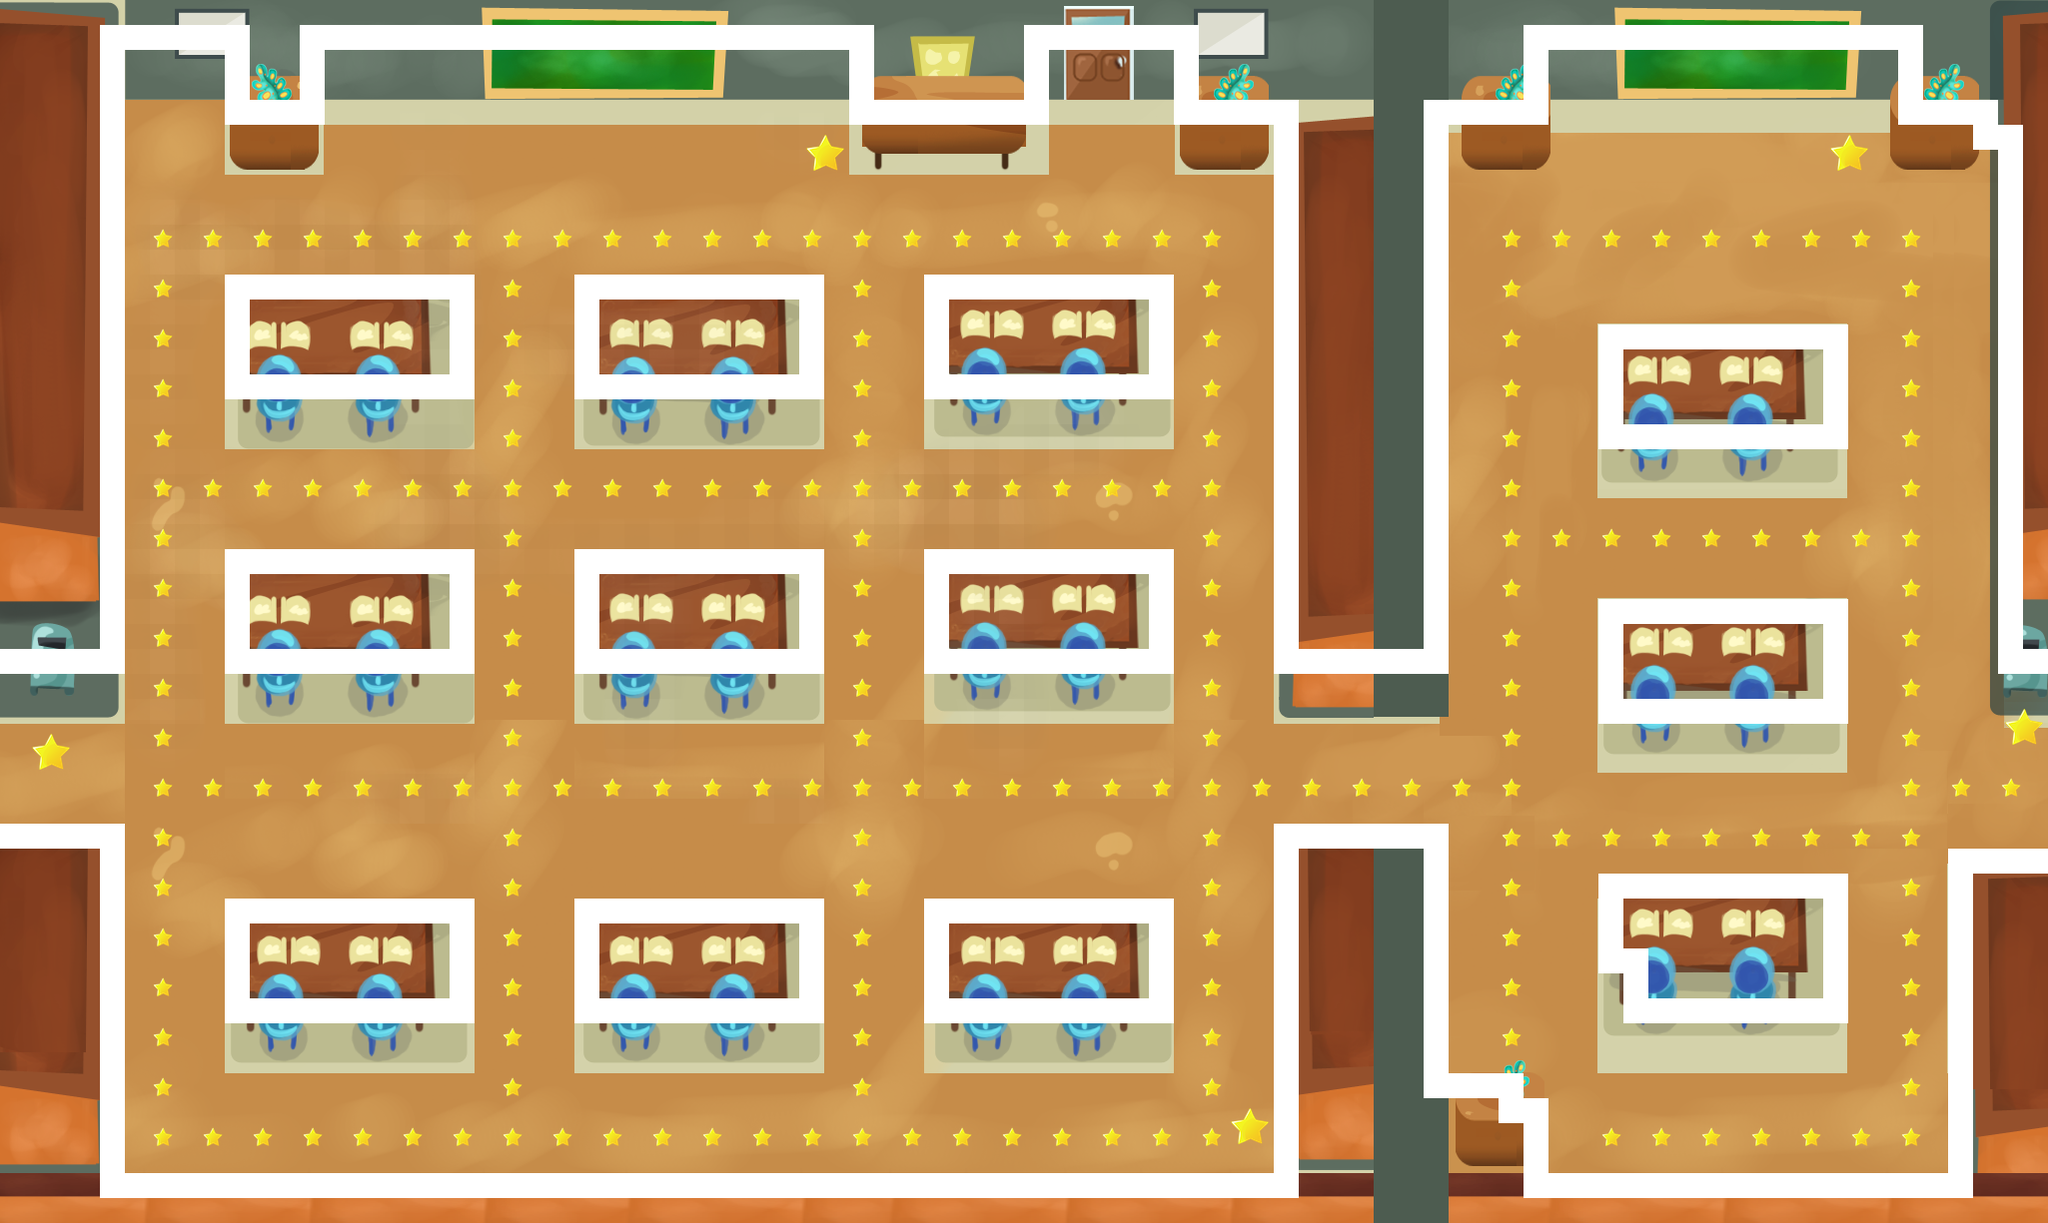

A 2D game scene composited from a Tiled map and its tileset images. What follows is a short description and the map's XML, with each tile layer's data collapsed to a summary:
An orthogonal 82x49 tile map with 25x25 px tiles, 2 tile layers (back, mapa), 4 tilesets.

<map version="1.0" orientation="orthogonal" width="82" height="49" tilewidth="25" tileheight="25">
 <tileset firstgid="1" name="wall" tilewidth="25" tileheight="25">
  <image source="../tiles/wall.png" width="25" height="25" />
 </tileset>
 <tileset firstgid="2" name="star" tilewidth="25" tileheight="21">
  <image source="../tiles/star.png" width="25" height="21" />
 </tileset>
 <tileset firstgid="3" name="star2" tilewidth="50" tileheight="41">
  <image source="../tiles/star2.png" width="50" height="41" />
 </tileset>
 <tileset firstgid="4" name="1" tilewidth="2050" tileheight="1225">
  <image source="../backgrounds/9.png" width="2050" height="1225" />
 </tileset>
 <layer name="back" width="82" height="49">
  <data>[4018 cells, 1 non-empty, 1 distinct tile ids]</data>
 </layer>
 <layer name="mapa" width="82" height="49">
  <data>[4018 cells, 868 non-empty, 3 distinct tile ids]</data>
 </layer>
</map>
